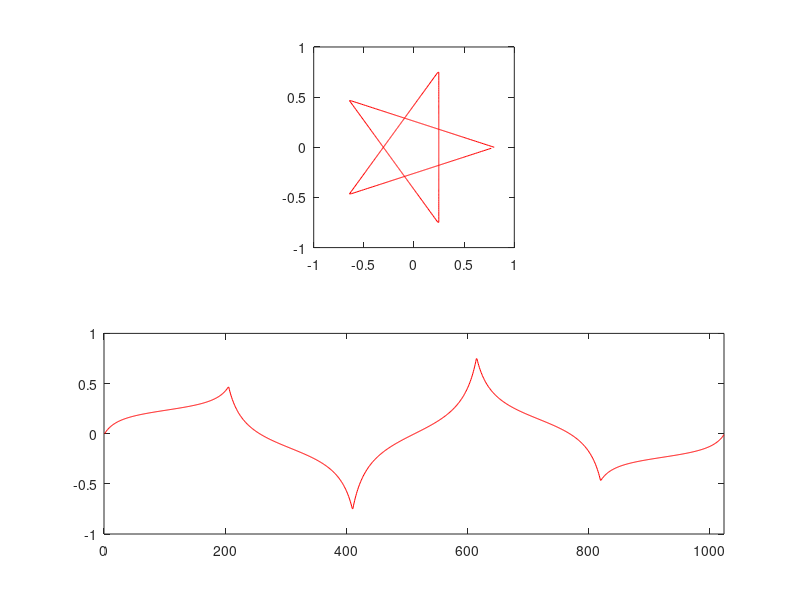

MATLAB code for this plot:
% wavetable
tableSize = 1024;
%waveTable = zeros(1, tableSize);

% core parameters
np = 2; % number of periods
n = 5/np; % order (schlalfi symbol) (n>2)
f = 440/np; % f0
T = 0.0; % teeth
phaseOffset = 0; % initial phase
R = 0.8; % scale


t = [0:tableSize-1]/tableSize; % time vector
theta = 2*pi*t*np; % phase angle
p = zeros(1, tableSize); % radial amplitude of geometry
 
for i=1:tableSize % geometry
    p(i) = cos(pi/n) / cos(mod(theta(i), 2*pi/n) -pi/n + T) * R;
end

poly = zeros(1, tableSize); % sampled geometry
for i=1:tableSize
    poly(i) = p(i) * (cos(theta(i)+phaseOffset) + 1j*sin(theta(i)+phaseOffset));
end

waveTable = imag(poly); % projection to y axis
%waveTable = [waveTable, waveTable(1)]; % wrap waveform around

%% plot
subplot(2,1,1);
plot(real(poly), imag(poly), 'r');
axis([-1 1 -1 1]);
axis equal;

subplot(2,1,2);
plot(waveTable, 'r');
axis([0 tableSize -1 1]);

%% sound
duration = 1; 
fs = 44100;
tableOverSamplingRatio = tableSize / fs;
tableDelta = f * tableOverSamplingRatio; % read increment for wavetable
readIndex = 1; % table read index

y = zeros(1, fs*duration); % output


for n=1:length(y) % synhtesis from wavetable
    
    % boundary indices and corresponding values
    i1 = floor(readIndex+1); 
    if i1 == tableSize
        i2 = 1;
    else
        i2 = i1+1;
    end
    v1 = waveTable(i1);
    v2 = waveTable(i2);
  
    frac = readIndex - i1; % sample fraction
    
    y(n) = v2 + (frac*(v2-v1)); %interpolation
    
    
    readIndex = readIndex + tableDelta;
    if readIndex > tableSize
        readIndex = readIndex-tableSize;
    end
    
end



soundsc(y, fs);
%figure();
%plot(y);